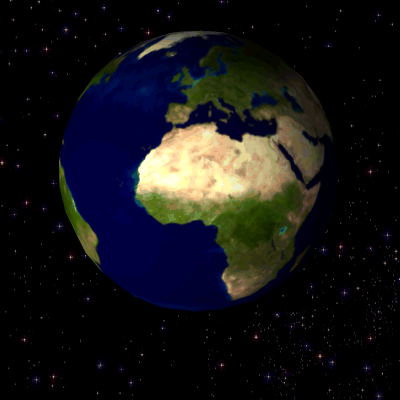
#> input picture powerpit/assets/frames/0.png, 400 x 400 px; its folder holds 4 pictures in this run
$ python flip.py
#> lines starting #> are read from the running program, lines starting #| are printed output that depends on the picture
from PIL import Image, ImageOps


for i in range(44):

    im = Image.open(f"{i}.png")
#> im is the input picture: PIL image 400x400 P; mean R, G, B 21.2, 20.8, 23
    out = im.transpose(Image.FLIP_TOP_BOTTOM)
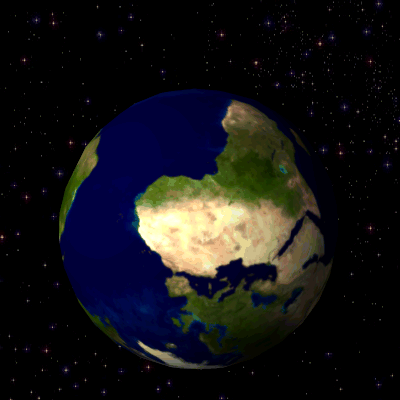
#> out: PIL image 400x400 P; mean R, G, B 21.2, 20.8, 23
    out.save(f"{i}final.png")
#> pass 2 of the loop `for i in range(44):`:
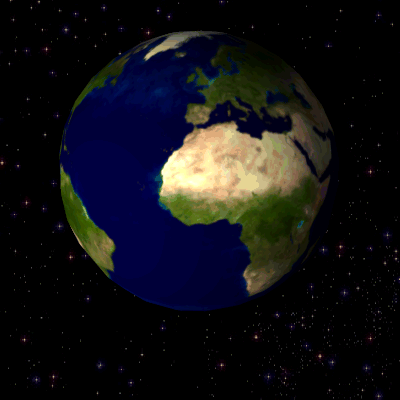
#> input picture powerpit/assets/frames/1.png, 400 x 400 px
#> im is the input picture: PIL image 400x400 P; mean R, G, B 18.2, 17.8, 21.8
#> `out = im.transpose(Image.FLIP_TOP_BOTTOM)`:
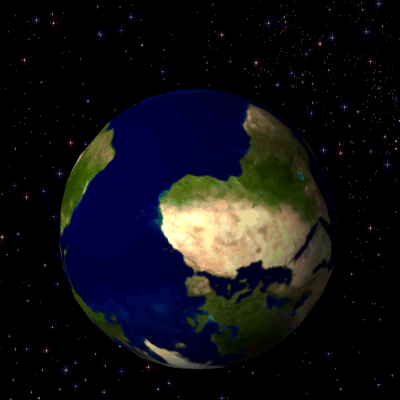
#> out: PIL image 400x400 P; mean R, G, B 18.2, 17.8, 21.8
#> (the run stopped early here; a loop or call above may not have finished)
